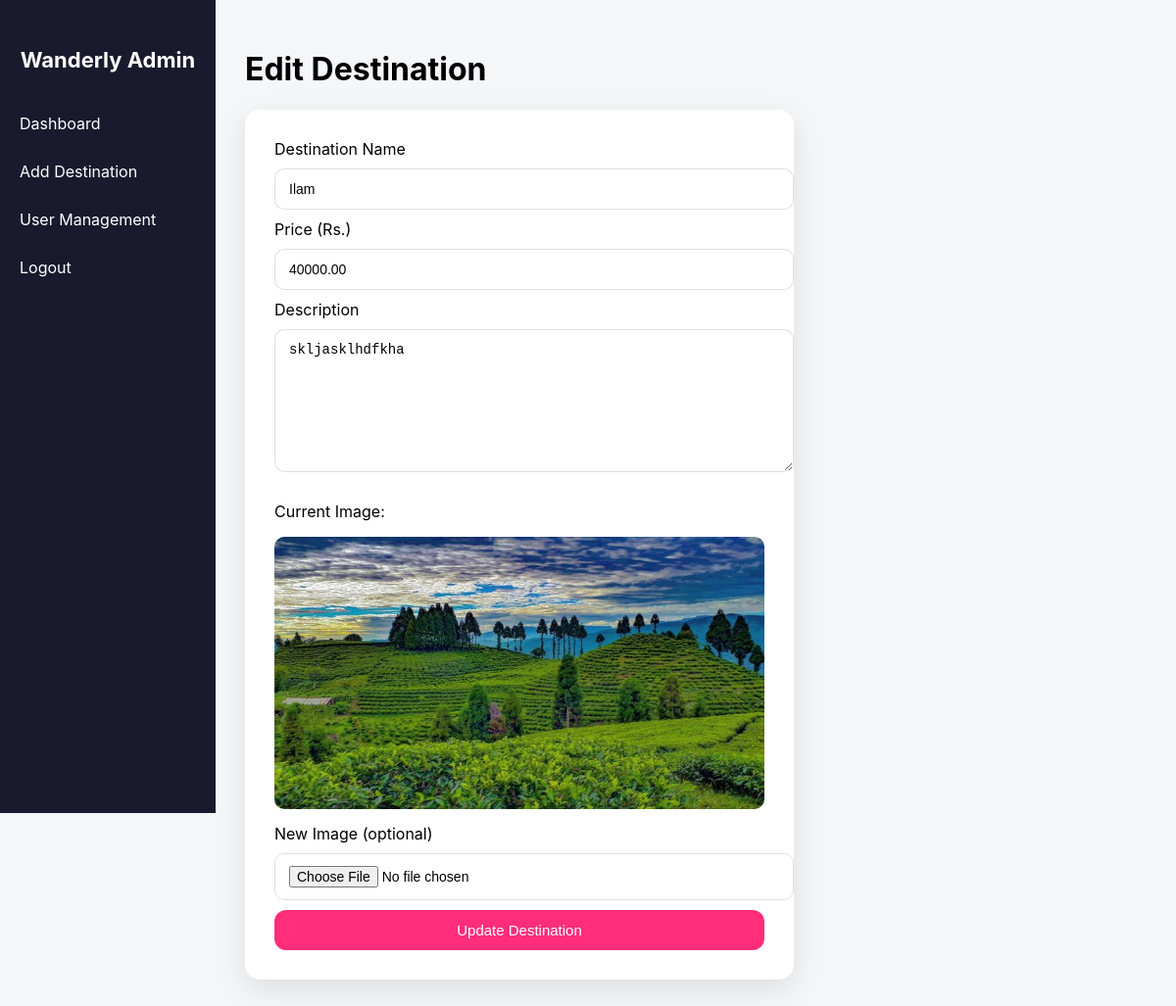
Page /admin/edit_destination.php?id=11 (signed in) on the committed database.
### tables this page shows
CREATE TABLE `destinations` (
  `id` int(11) NOT NULL,
  `name` varchar(100) NOT NULL,
  `description` text DEFAULT NULL,
  `image` varchar(255) DEFAULT NULL,
  `price` decimal(10,2) DEFAULT NULL,
  `created_at` timestamp NOT NULL DEFAULT current_timestamp()
);

### admin/edit_destination.php (the view, shortened to what this page needs)
<?php
include '../database/dbconnection.php';
$destId = $_GET['id'];
$stmt = $conn->prepare("SELECT * FROM destinations WHERE id=?");
$stmt->bind_param("i", $destId);
$stmt->execute();
$result = $stmt->get_result();
$destination = $result->fetch_assoc();
?>
<!DOCTYPE html>
<html lang="en">
<head>
</head>
<body>
<?php
include 'aside.php';
?>
<div class="main-content">
    <h1>Edit Destination</h1>
    <div class="panel">
        <form method="post" enctype="multipart/form-data">
            <label>Destination Name</label>
            <input type="text" name="name" value="<?php echo htmlspecialchars($destination['name']); ?>" placeholder="Destination Name" required>
            <label>Price (Rs.)</label>
            <input type="number" name="price" value="<?php echo $destination['price']; ?>" placeholder="Price in Rs." required>
            <label>Description</label>
            <textarea name="description" placeholder="Description" rows="5" required><?php echo htmlspecialchars($destination['description']); ?></textarea>
            <p>Current Image:</p>
            <img src="../assets/<?php echo $destination['image']; ?>" class="current-img" alt="Current Image">
            <label>New Image (optional)</label>
            <input type="file" name="image" accept="image/*">
            <button type="submit" name="update">Update Destination</button>
        </form>
    </div>
</div>
</body>
</html>

### admin/edit_destination.php (style rules this page uses)
body { font-family: 'Inter', sans-serif; margin: 0; background: #f4f6f8; display: flex; }
.main-content { margin-left: 220px; padding: 30px; width: 100%; }
.panel { background: white; border-radius: 15px; box-shadow: 0 10px 30px rgba(0,0,0,0.1); padding: 30px; max-width: 500px; }
input, textarea { width: 100%; padding: 12px 14px; margin: 10px 0; border-radius: 10px; border: 1px solid rgba(0,0,0,0.12); font-size: 14px; }
textarea { min-height: 120px; resize: vertical; }
button { background: #ff2d7a; color: #fff; padding: 12px 18px; border: none; border-radius: 12px; font-size: 15px; cursor: pointer; transition: transform 0.2s ease, box-shadow 0.2s ease; width: 100%; }
.current-img { display: block; margin-bottom: 15px; max-width: 100%; border-radius: 10px; }

### admin/aside.php (style rules this page uses)
.main-content { margin-left: 220px; padding: 30px; width: 100%; }

### rows in the picture
destinations: name "Ilam", price "40000.00", description "skljasklhdfkha", image (picture)
